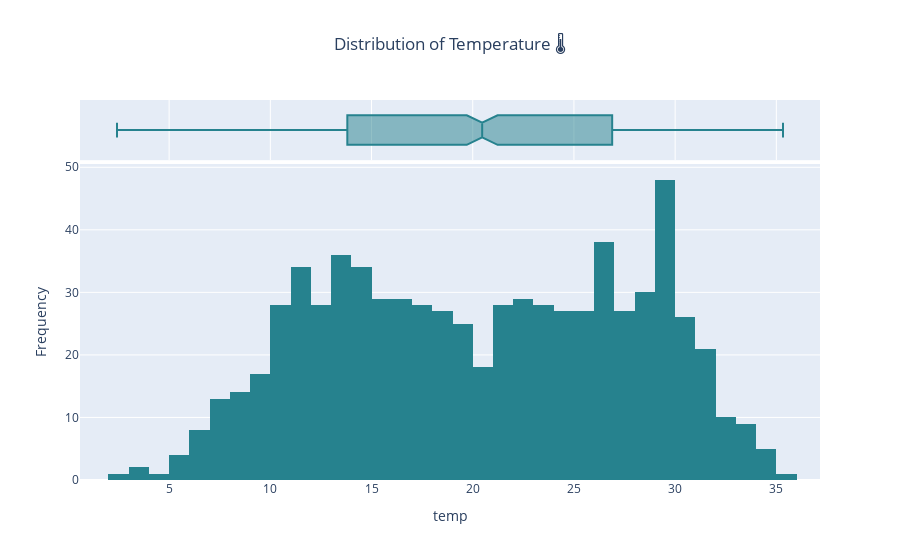
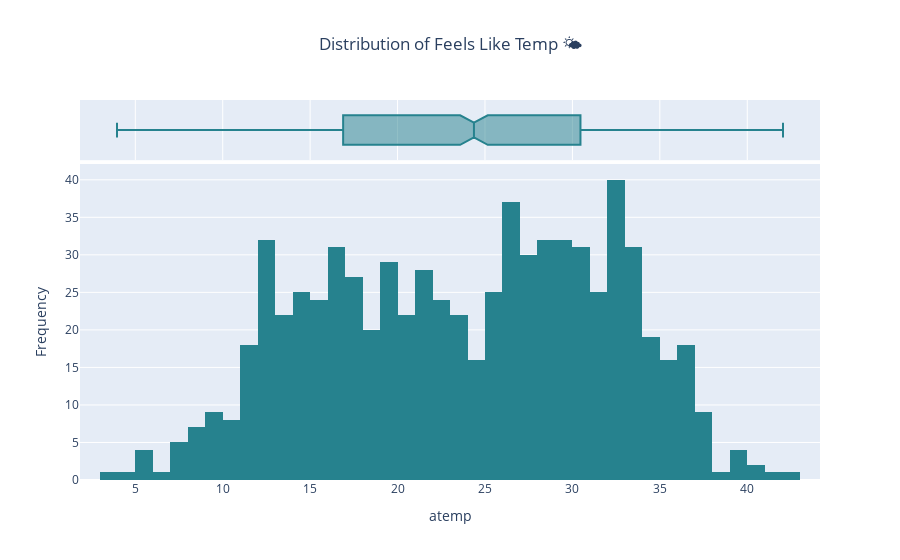
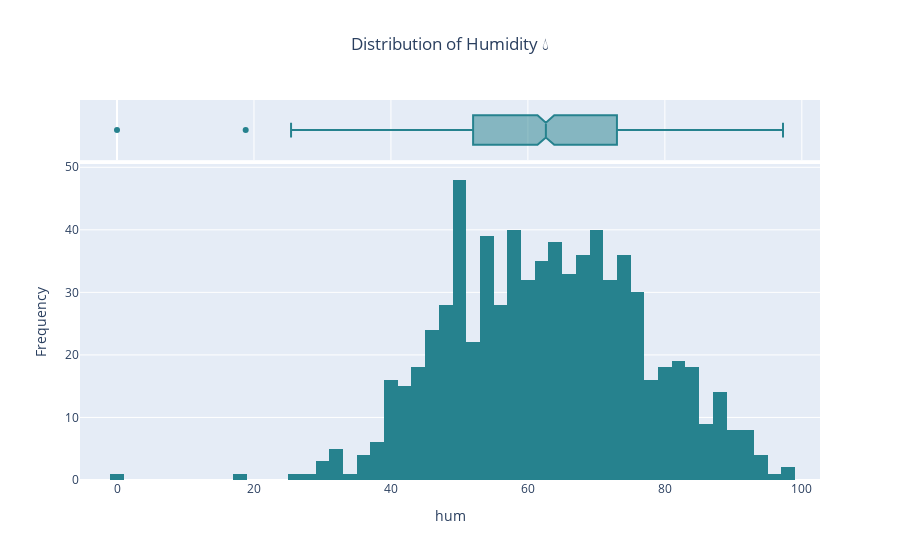
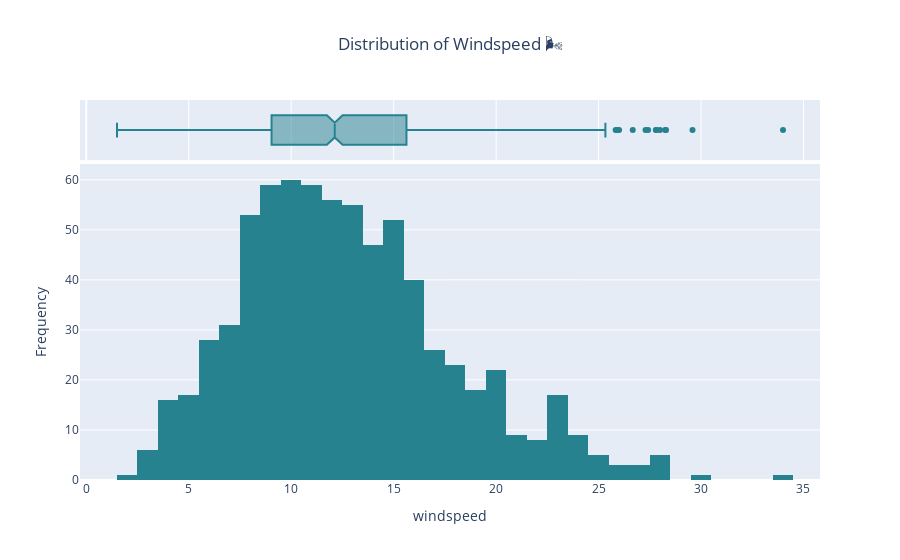

Write notebook code for charts like these, in order.
### Markdown cell above
### 📊 Task 3 — Exploratory Data Analysis (EDA) (🔹 Question 3)

### 🎯 Objective  
To uncover **patterns, distributions, and relationships** in the dataset that explain the demand for shared bikes.  
EDA provides a **data-driven foundation** for building robust predictive models and extracting business insights.  

### 🔹 Subtasks  

🔍 **Univariate Analysis**  
- Study distribution of key continuous variables (`temp 🌡️`, `atemp 🌤️`, `hum 💧`, `windspeed 🌬️`, `cnt 🚲`).  
- Identify skewness, outliers, and central tendencies.  

📊 **Bivariate Analysis**  
- Explore relationships between predictors and target variable (`cnt 🚲`).  
- Categorical vs Numerical (e.g., rentals by `season 🌸☀️🍂❄️`, `weathersit ☀️🌫️🌧️⛈️`, `holiday 🎉`, `workingday 🏢`).  
- Numerical vs Numerical (scatter plots, correlation heatmap).  

🔗 **Multivariate Analysis**  
- Use **pair plots** and **correlation matrix heatmaps**.  
- Detect **collinearity** between predictors (important for regression).  

🎨 **Visualization Approach**  
- Apply **gradient-colored bar charts, histograms, scatter plots, heatmaps**.  
- Ensure **business storytelling** through legends, annotations, and comparative visuals.  

### 📋 Deliverables  
1. **Comprehensive EDA Report** with immersive visuals.  
2. **Distribution plots** with insights for each numerical variable.  
3. **Category vs Demand plots** with comparative business takeaways.  
4. **Correlation heatmap** showing key linear relationships.  
5. 📑 **Detailed insights markdown** summarizing trends, anomalies, and actionable recommendations.  

✨ **Outcome (Task 3):**  
By the end of EDA, we will have a **clear understanding of demand drivers** such as **seasonality, weather, and working day patterns**.  
This will guide us in **feature selection** and prepare for **Task 4: Dummy Variable Creation & Data Splitting**. 🚀

### Code cell
# 📦 Importing Essential Libraries
import pandas as pd
import numpy as np
import matplotlib.pyplot as plt
import seaborn as sns
import plotly.express as px
import plotly.figure_factory as ff
import warnings
warnings.filterwarnings('ignore')
sns.set_style('whitegrid')

# 📂 Load Dataset
df = pd.read_csv("G:/Github Assignments Data/Linear Regression Machine Learning Project/day.csv")

# 🌸 Categorical Conversion
season_map = {1: 'Spring 🌸', 2: 'Summer ☀️', 3: 'Fall 🍂', 4: 'Winter ❄️'}
weather_map = {
    1: 'Clear / Few clouds ☀️',
    2: 'Mist / Cloudy 🌫️',
    3: 'Light Snow / Rain 🌧️',
    4: 'Heavy Rain / Snow ⛈️'
}
df['season'] = df['season'].map(season_map)
df['weathersit'] = df['weathersit'].map(weather_map)

# ⚙️ Data Type Correction
categorical_cols = ['season', 'weathersit', 'yr', 'mnth', 'weekday', 'holiday', 'workingday']
df[categorical_cols] = df[categorical_cols].astype('category')

# 🔍 Univariate Analysis — Distribution of Key Variables
num_vars = ['temp', 'atemp', 'hum', 'windspeed', 'cnt']
titles = ['Temperature 🌡️', 'Feels Like Temp 🌤️', 'Humidity 💧', 'Windspeed 🌬️', 'Total Rentals 🚲']
colors = px.colors.sequential.Viridis

for var, title in zip(num_vars, titles):
    fig = px.histogram(df, x=var, nbins=50,
                       title=f'Distribution of {title}',
                       color_discrete_sequence=[colors[4]],
                       marginal='box')
    fig.update_layout(title_x=0.5, xaxis_title=var, yaxis_title='Frequency')
    fig.show()

# 📊 Bivariate Analysis — Categorical vs Numerical
fig_season_cnt = px.box(df, x='season', y='cnt',
                        color='season',
                        color_discrete_sequence=px.colors.sequential.Viridis,
                        title='🚲 Rentals by Season')
fig_season_cnt.update_layout(title_x=0.5, xaxis_title='Season', yaxis_title='Total Rentals')
fig_season_cnt.show()

fig_weather_cnt = px.box(df, x='weathersit', y='cnt',
                         color='weathersit',
                         color_discrete_sequence=px.colors.sequential.Cividis,
                         title='🌦️ Rentals by Weather Situation')
fig_weather_cnt.update_layout(title_x=0.5, xaxis_title='Weather', yaxis_title='Total Rentals')
fig_weather_cnt.show()

fig_holiday_cnt = px.box(df, x='holiday', y='cnt',
                         color='holiday',
                         color_discrete_sequence=px.colors.sequential.Blues,
                         title='🎉 Rentals on Holidays vs Non-Holidays')
fig_holiday_cnt.update_layout(title_x=0.5, xaxis_title='Holiday (0=No, 1=Yes)', yaxis_title='Total Rentals')
fig_holiday_cnt.show()

fig_workingday_cnt = px.box(df, x='workingday', y='cnt',
                            color='workingday',
                            color_discrete_sequence=px.colors.sequential.Teal,
                            title='🏢 Rentals on Working Days vs Non-Working Days')
fig_workingday_cnt.update_layout(title_x=0.5, xaxis_title='Working Day (0=No, 1=Yes)', yaxis_title='Total Rentals')
fig_workingday_cnt.show()

# 🔗 Bivariate Analysis — Numerical vs Numerical
for var in ['temp', 'atemp', 'hum', 'windspeed']:
    fig = px.scatter(df, x=var, y='cnt',
                     trendline='ols',
                     color='cnt',
                     color_continuous_scale='Viridis',
                     title=f'{var} vs Total Rentals 🚲')
    fig.update_layout(title_x=0.5, xaxis_title=var, yaxis_title='Total Rentals')
    fig.show()

# 🔗 Multivariate Analysis — Enlarged Correlation Matrix
corr_matrix = df[['temp', 'atemp', 'hum', 'windspeed', 'cnt']].corr()

fig_corr = px.imshow(corr_matrix,
                     text_auto=True,
                     color_continuous_scale='Viridis',
                     title='🔗 Correlation Heatmap of Numerical Features')

# ✅ Make the figure larger
fig_corr.update_layout(
    title_x=0.5,
    width=900,  
    height=600   
)

fig_corr.show()

### Figure 1 — Plotly figure (JSON) as saved in the notebook; plotly's stock layout.template omitted (floating-point values rounded to 4 significant figures; data arrays with more than 128 entries replaced by an {"elided": "..."} marker saying what was removed)
{"data": [{"alignmentgroup": "True", "bingroup": "x", "hovertemplate": "temp=%{x}<br>count=%{y}<extra></extra>", "legendgroup": "", "marker": {"color": "#26828e", "pattern": {"shape": ""}}, "name": "", "nbinsx": 50, "offsetgroup": "", "orientation": "v", "showlegend": false, "type": "histogram", "x": {"elided": "730 float values"}, "xaxis": "x", "yaxis": "y"}, {"alignmentgroup": "True", "hovertemplate": "temp=%{x}<extra></extra>", "legendgroup": "", "marker": {"color": "#26828e"}, "name": "", "notched": true, "offsetgroup": "", "showlegend": false, "type": "box", "x": {"elided": "730 float values"}, "xaxis": "x2", "yaxis": "y2"}], "layout": {"barmode": "relative", "legend": {"tracegroupgap": 0}, "title": {"text": "Distribution of Temperature 🌡️", "x": 0.5}, "xaxis": {"anchor": "y", "domain": [0, 1], "title": {"text": "temp"}}, "xaxis2": {"anchor": "y2", "domain": [0, 1], "matches": "x", "showgrid": true, "showticklabels": false}, "yaxis": {"anchor": "x", "domain": [0, 0.8316], "title": {"text": "Frequency"}}, "yaxis2": {"anchor": "x2", "domain": [0.8416, 1], "matches": "y2", "showgrid": false, "showline": false, "showticklabels": false, "ticks": ""}}}

### Figure 2 — Plotly figure (JSON) as saved in the notebook; plotly's stock layout.template omitted (floating-point values rounded to 4 significant figures; data arrays with more than 128 entries replaced by an {"elided": "..."} marker saying what was removed)
{"data": [{"alignmentgroup": "True", "bingroup": "x", "hovertemplate": "atemp=%{x}<br>count=%{y}<extra></extra>", "legendgroup": "", "marker": {"color": "#26828e", "pattern": {"shape": ""}}, "name": "", "nbinsx": 50, "offsetgroup": "", "orientation": "v", "showlegend": false, "type": "histogram", "x": {"elided": "730 float values"}, "xaxis": "x", "yaxis": "y"}, {"alignmentgroup": "True", "hovertemplate": "atemp=%{x}<extra></extra>", "legendgroup": "", "marker": {"color": "#26828e"}, "name": "", "notched": true, "offsetgroup": "", "showlegend": false, "type": "box", "x": {"elided": "730 float values"}, "xaxis": "x2", "yaxis": "y2"}], "layout": {"barmode": "relative", "legend": {"tracegroupgap": 0}, "title": {"text": "Distribution of Feels Like Temp 🌤️", "x": 0.5}, "xaxis": {"anchor": "y", "domain": [0, 1], "title": {"text": "atemp"}}, "xaxis2": {"anchor": "y2", "domain": [0, 1], "matches": "x", "showgrid": true, "showticklabels": false}, "yaxis": {"anchor": "x", "domain": [0, 0.8316], "title": {"text": "Frequency"}}, "yaxis2": {"anchor": "x2", "domain": [0.8416, 1], "matches": "y2", "showgrid": false, "showline": false, "showticklabels": false, "ticks": ""}}}

### Figure 3 — Plotly figure (JSON) as saved in the notebook; plotly's stock layout.template omitted (floating-point values rounded to 4 significant figures; data arrays with more than 128 entries replaced by an {"elided": "..."} marker saying what was removed)
{"data": [{"alignmentgroup": "True", "bingroup": "x", "hovertemplate": "hum=%{x}<br>count=%{y}<extra></extra>", "legendgroup": "", "marker": {"color": "#26828e", "pattern": {"shape": ""}}, "name": "", "nbinsx": 50, "offsetgroup": "", "orientation": "v", "showlegend": false, "type": "histogram", "x": {"elided": "730 float values"}, "xaxis": "x", "yaxis": "y"}, {"alignmentgroup": "True", "hovertemplate": "hum=%{x}<extra></extra>", "legendgroup": "", "marker": {"color": "#26828e"}, "name": "", "notched": true, "offsetgroup": "", "showlegend": false, "type": "box", "x": {"elided": "730 float values"}, "xaxis": "x2", "yaxis": "y2"}], "layout": {"barmode": "relative", "legend": {"tracegroupgap": 0}, "title": {"text": "Distribution of Humidity 💧", "x": 0.5}, "xaxis": {"anchor": "y", "domain": [0, 1], "title": {"text": "hum"}}, "xaxis2": {"anchor": "y2", "domain": [0, 1], "matches": "x", "showgrid": true, "showticklabels": false}, "yaxis": {"anchor": "x", "domain": [0, 0.8316], "title": {"text": "Frequency"}}, "yaxis2": {"anchor": "x2", "domain": [0.8416, 1], "matches": "y2", "showgrid": false, "showline": false, "showticklabels": false, "ticks": ""}}}

### Figure 4 — Plotly figure (JSON) as saved in the notebook; plotly's stock layout.template omitted (floating-point values rounded to 4 significant figures; data arrays with more than 128 entries replaced by an {"elided": "..."} marker saying what was removed)
{"data": [{"alignmentgroup": "True", "bingroup": "x", "hovertemplate": "windspeed=%{x}<br>count=%{y}<extra></extra>", "legendgroup": "", "marker": {"color": "#26828e", "pattern": {"shape": ""}}, "name": "", "nbinsx": 50, "offsetgroup": "", "orientation": "v", "showlegend": false, "type": "histogram", "x": {"elided": "730 float values"}, "xaxis": "x", "yaxis": "y"}, {"alignmentgroup": "True", "hovertemplate": "windspeed=%{x}<extra></extra>", "legendgroup": "", "marker": {"color": "#26828e"}, "name": "", "notched": true, "offsetgroup": "", "showlegend": false, "type": "box", "x": {"elided": "730 float values"}, "xaxis": "x2", "yaxis": "y2"}], "layout": {"barmode": "relative", "legend": {"tracegroupgap": 0}, "title": {"text": "Distribution of Windspeed 🌬️", "x": 0.5}, "xaxis": {"anchor": "y", "domain": [0, 1], "title": {"text": "windspeed"}}, "xaxis2": {"anchor": "y2", "domain": [0, 1], "matches": "x", "showgrid": true, "showticklabels": false}, "yaxis": {"anchor": "x", "domain": [0, 0.8316], "title": {"text": "Frequency"}}, "yaxis2": {"anchor": "x2", "domain": [0.8416, 1], "matches": "y2", "showgrid": false, "showline": false, "showticklabels": false, "ticks": ""}}}
